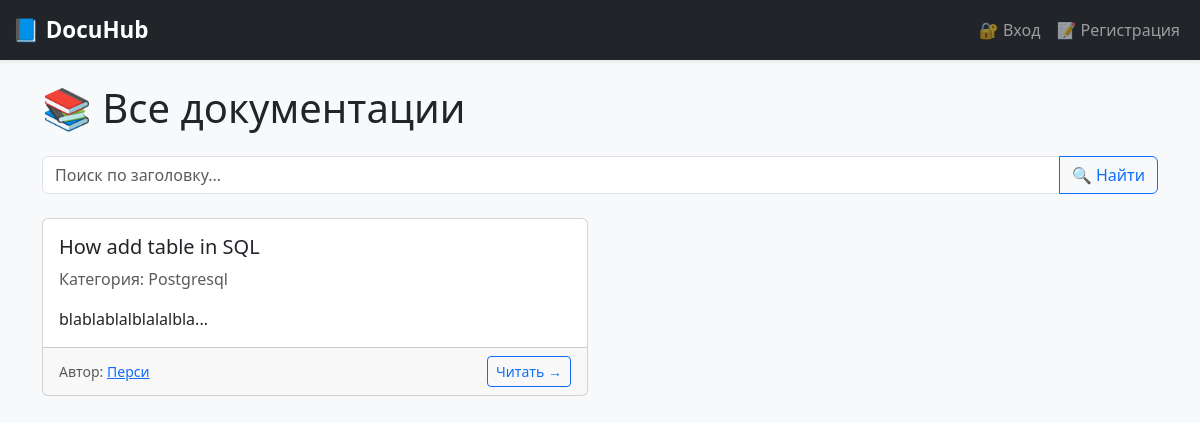
The app's page /, older data.
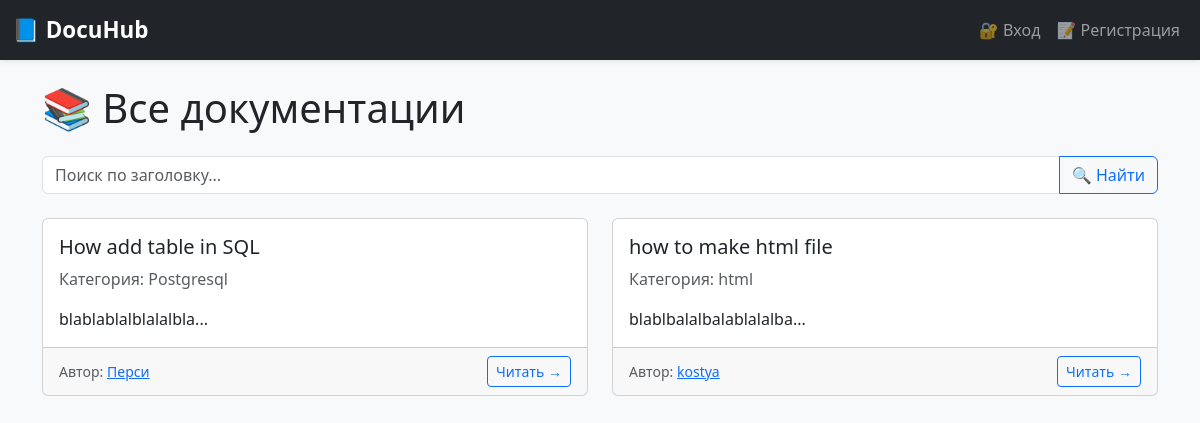
The same page, newer data.
### app/models.py (models this page shows)
class Documentation(db.Model):
    id = db.Column(db.Integer, primary_key=True)
    title = db.Column(db.String(200), nullable=False)
    content = db.Column(db.Text, nullable=False)
    category = db.Column(db.String(100), nullable=False)
    created_by = db.Column(db.Integer, db.ForeignKey('user.id'))
    author = db.relationship('User', backref='docs', lazy=True)

class User(UserMixin, db.Model):
    id = db.Column(db.Integer, primary_key=True)
    username = db.Column(db.String(100), unique=True, nullable=False)
    email = db.Column(db.String(100), unique=True, nullable=False)
    password = db.Column(db.String(255), nullable=False)

### app/routes.py (the view)
@bp.route('/')
def index():
    query = request.args.get('q')
    if query:
        docs = Documentation.query.filter(Documentation.title.ilike(f"%{query}%")).all()
    else:
        docs = Documentation.query.all()
    return render_template('index.html', docs=docs)

### app/templates/index.html
{% extends 'base.html' %}
{% block content %}
<h1 class="mb-4">📚 Все документации</h1>
<form method="GET" action="{{ url_for('main.index') }}" class="mb-4">
    <div class="input-group">
        <input type="text" name="q" class="form-control" placeholder="Поиск по заголовку..." value="{{ request.args.get('q', '') }}">
        <button type="submit" class="btn btn-outline-primary">🔍 Найти</button>
    </div>
</form>
{% if docs %}
    <div class="row row-cols-1 row-cols-md-2 g-4">
    {% for doc in docs %}
        <div class="col">
            <div class="card card-hover h-100">
                <div class="card-body">
                    <h5 class="card-title">{{ doc.title }}</h5>
                    <p class="card-text text-muted">Категория: {{ doc.category }}</p>
                    <p class="card-text">{{ doc.content[:150] }}...</p>
                </div>
                <div class="card-footer d-flex justify-content-between align-items-center">
                    <small class="text-muted">
                        Автор:
                        <a href="{{ url_for('main.user_profile', user_id=doc.author.id) }}">
                            {{ doc.author.username }}
                        </a>
                    </small>
                    <a href="{{ url_for('main.view_doc', doc_id=doc.id) }}" class="btn btn-sm btn-outline-primary">Читать →</a>
                </div>
            </div>
        </div>
    {% endfor %}
    </div>
{% else %}
    <p>Документации не найдены.</p>
{% endif %}
{% endblock %}

Row changes from the older to the newer data that the page shows:
added Documentation: title "how to make html file", category "html", content "blablbalalbalablalalba", author.username "kostya"
